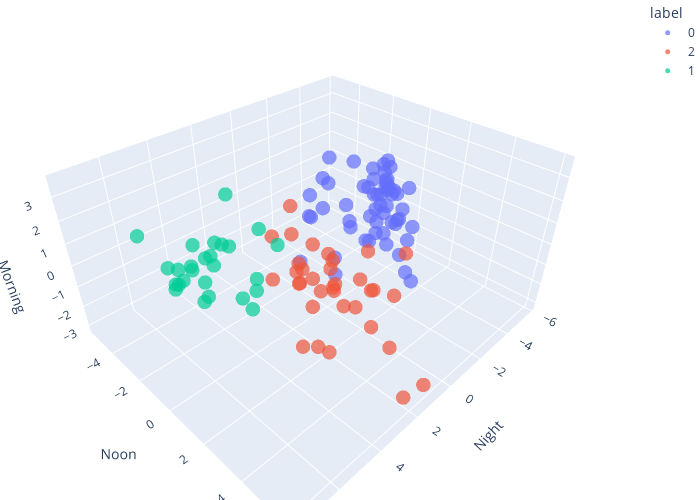

Source (notebook cell):
### Markdown cell above
#### Viz

### Code cell
def visualizing_results(Z, label):
    pca_df = pd.DataFrame(Z, columns=['PC1', 'PC2', 'PC3'], index=origin_mapper.keys()).reset_index()
    pca_df['label'] = label
    pca_df['label'] = pca_df['label'].astype(str)

    fig = px.scatter_3d(pca_df, x='PC1', y='PC2', z='PC3', 
                     color='label', 
                     hover_data={"origin": (pca_df['index'])},
                     labels={
                        "PC1": "Night",
                        "PC2": "Noon",
                        "PC3": "Morning",
                    },
                     opacity=0.7,
                    size_max=1,
                     width = 700, height = 500
                     ).update_layout(margin=dict(l=0, r=0, b=0, t=0)
                    ).update_traces(marker_size = 5)
    
    fig.show()


visualizing_results(Z, kmeans.labels_)

### Figure 1 — Plotly figure (JSON) as saved in the notebook; plotly's stock layout.template omitted (floating-point values rounded to 4 significant figures)
{"data": [{"customdata": [["Banxin"], ["Beitou"], ["Cailiao"], ["Dahu_Park"], ["Danfeng"], ["Dapinglin"], ["Dingpu"], ["Dingxi"], ["Donghu"], ["Far_Eastern_Hospital"], ["Fuxinggang"], ["Fuzhong"], ["Haishan"], ["Hongshulin"], ["Houshanpi"], ["Huilong"], ["Huzhou"], ["Jiangzicui"], ["Jingan"], ["Jingmei"], ["Jingping"], ["Linguang"], ["Liuzhangli"], ["Luzhou"], ["Mingde"], ["Muzha"], ["Nanshijiao"], ["Neihu"], ["Qilian"], ["Qiyan"], ["Qizhang"], ["Sanchong"], ["Sanchong_Elementary_School"], ["Sanhe_Junior_High_School"], ["Sanmin_Senior_High_School"], ["St.lgnatius_High_School"], ["Taipei_Bridge"], ["Taipei_Nangang_Exhibition_Center"], ["Tamsui"], ["Touqianzhuang"], ["Tucheng"], ["Wanfang_Community"], ["Wanfang_Hospital"], ["Wanlong"], ["Wende"], ["Xindian"], ["Xindian_District_Office"], ["Xingfu"], ["Xinhai"], ["Xinpu"], ["Xinzhuang"], ["Xiulang_Bridge"], ["Yongan_Market"], ["Yongning"], ["Zhonghe"], ["Zhuwei"]], "hovertemplate": "label=0<br>Night=%{x}<br>Noon=%{y}<br>Morning=%{z}<br>origin=%{customdata[0]}<extra></extra>", "legendgroup": "0", "marker": {"color": "#636efa", "opacity": 0.7, "size": 5, "symbol": "circle"}, "mode": "markers", "name": "0", "scene": "scene", "showlegend": true, "type": "scatter3d", "x": [-0.655, -2.582, -3.238, -3.37, -4.898, -0.5364, -2.766, -3.722, -3.505, -3.796, -3.218, -2.259, -4.677, -3.106, -1.36, -4.636, -2.27, -3.245, -4.486, -1.673, -1.8, -3.656, -0.02275, -5.751, -2.052, -2.807, -5.041, -2.284, -3.695, -2.036, -2.39, -1.467, -4.535, -5.005, -4.838, -4.369, -1.053, -0.2751, -1.545, -1.61, -4.14, -4.118, -2.705, -3.311, -0.8677, -3.629, -3.626, -2.443, -4.548, -3.437, -2.289, -4.242, -4.137, -3.602, -1.112, -2.537], "y": [-1.753, 1.977, -1.01, 0.5359, -1.905, -0.1257, -3.876, 0.4327, -0.7767, -0.4711, 0.1721, 0.5473, -0.8748, 0.9345, 0.9835, -1.614, 0.05515, -0.7599, -0.6407, 1.628, -0.7128, 0.8265, -0.9965, -1.744, 2.727, 1.883, -1.042, 0.5671, 1.034, -0.6332, 0.8825, -1.44, -1.018, -1.303, -1.003, -0.706, 0.2716, -1.944, 1.146, -1.885, -0.1454, -1.132, 1.561, 0.2389, -0.3766, 0.7137, 0.6274, -2.718, -0.8426, -0.2225, -2.189, -0.129, -0.3236, -0.5775, 0.1116, 2.188], "z": [0.1643, -0.1921, 0.8748, -0.3313, 0.7876, -1.095, -0.5516, 0.8897, -0.6635, -0.08376, 0.04807, 1.486, 0.4673, -0.114, -0.1142, 0.456, -0.9722, 0.913, 0.3538, -0.1223, 0.6703, 0.3178, 0.7375, 0.9407, -1.593, -1.998, 1.129, 0.1992, 1.42, -0.5087, -0.2749, 1.546, 1.454, 0.7856, 0.6091, 0.8148, 3.303, -2.118, 0.2625, 0.09428, 0.4614, 0.05967, -1.201, 0.3833, -2.292, -0.2004, -0.287, 0.9151, 0.3611, 0.6798, 2.161, 0.6079, 0.7321, -0.2466, 0.5531, 0.5753]}, {"customdata": [["Beimen"], ["Chiang_Kai-Shek_Memorial_Hall"], ["Daan_Park"], ["Dazhi"], ["Dongmen"], ["Fu_Jen_University"], ["Gongguan"], ["Guandu"], ["Guting"], ["Jiantan"], ["Kunyang"], ["Longshan_Temple"], ["Minquan_W._Rd."], ["NTU_Hospital"], ["Nangang"], ["Shandao_Temple"], ["Shilin"], ["Shipai"], ["Shisizhang"], ["Shuanglian"], ["Songshan_Airport"], ["Taipei_Main_Station"], ["Taipei_Zoo"], ["Taipower_Building"], ["Technology_Building"], ["Xiaobitan"], ["Xiaonanmen"], ["Ximen"], ["Xinbeitou"], ["Xinpu_Minsheng"], ["Yongchun"], ["Yuanshan"], ["Zhishan"], ["Zhongyi"]], "hovertemplate": "label=2<br>Night=%{x}<br>Noon=%{y}<br>Morning=%{z}<br>origin=%{customdata[0]}<extra></extra>", "legendgroup": "2", "marker": {"color": "#EF553B", "opacity": 0.7, "size": 5, "symbol": "circle"}, "mode": "markers", "name": "2", "scene": "scene", "showlegend": true, "type": "scatter3d", "x": [2.542, 2.928, 1.519, 1.275, 3.337, 0.7303, 4.04, 0.3869, 2.074, 3.259, 0.7632, -0.7043, 3.31, 2.505, 0.1838, 3.704, 1.647, -0.2185, -0.7451, 3.569, 1.5, 2.309, 0.8186, 2.204, 1.564, -0.03373, 2.089, 4.778, 1.006, 1.538, 0.5347, -0.2626, 0.8406, -0.07731], "y": [0.8658, 2.368, 2.3, 1.511, 2.511, 2.371, 2.615, 0.7355, 1.231, 1.443, -0.8797, 3.286, 0.429, 6.016, 0.1963, 2.382, 2.978, 3.289, 1.74, 3.128, 3.641, 2.436, 5.713, 0.8207, -0.067, 2.425, 2.14, 2.26, 4.182, -0.4815, 0.6595, 1.858, -0.02305, 0.3568], "z": [0.3656, -2.093, -1.023, -0.7221, 0.1751, -0.161, 1.636, -1.839, -0.01622, 2.614, -2.128, 0.7615, 0.1877, -2.24, -0.3733, -1.54, -0.5872, -0.9577, -1.895, 1.347, -1.217, 1.568, -3.167, 0.2742, -0.2598, -1.077, -3.123, 3.636, -2.218, 2.141, -0.6836, 0.3668, 0.3041, -1.961]}, {"customdata": [["Daan"], ["Gangqian"], ["Jiannan_Rd."], ["Nangang_Software_Park"], ["Nanjing_Fuxing"], ["Nanjing_Sanmin"], ["New_Taipei_Industrial_Park"], ["Qiaohe"], ["Songjiang_Nanjing"], ["Songshan"], ["Sun_Yat-Sen_Memorial_Hall"], ["Taipei_101/World_Trade_Center"], ["Taipei_Arena"], ["Taipei_City_Hall"], ["Xiangshan"], ["Xianse_Temple"], ["Xihu"], ["Xingtian_Temple"], ["Xinyi_Anhe"], ["Zhongshan"], ["Zhongshan_Elementary_School"], ["Zhongshan_Junior_High_School"], ["Zhongxiao_Dunhua"], ["Zhongxiao_Fuxing"], ["Zhongxiao_Xinsheng"], ["Zhongyuan"]], "hovertemplate": "label=1<br>Night=%{x}<br>Noon=%{y}<br>Morning=%{z}<br>origin=%{customdata[0]}<extra></extra>", "legendgroup": "1", "marker": {"color": "#00cc96", "opacity": 0.7, "size": 5, "symbol": "circle"}, "mode": "markers", "name": "1", "scene": "scene", "showlegend": true, "type": "scatter3d", "x": [3.939, 3.657, 5.127, 4.232, 5.11, 2.613, 3.238, 4.113, 5.291, 2.437, 5.381, 6.007, 4.453, 6.189, 3.023, 1.538, 4.129, 3.677, 4.185, 7.561, 2.955, 1.299, 7.484, 6.95, 5.096, 2.376], "y": [-0.07206, -4.497, -0.6307, -5.09, -1.979, -1.398, -4.842, -4.97, -1.135, -3.23, -0.09268, -1.706, -2.162, -1.039, -2.994, -4.641, -4.481, -0.0896, -1.725, 0.8717, -0.6424, -1.586, -0.8265, 1.772, 0.9682, -5.375], "z": [-1.145, -1.645, 1.62, -2.91, 0.282, -1.184, -0.9252, -2.644, -0.6127, 1.879, 1.639, 0.2781, -1.466, 1.385, -0.09194, -1.727, -2.139, -0.4215, 1.181, 3.2, 1.707, -0.2615, 3.466, 2.839, 0.6763, -2.33]}], "layout": {"height": 500, "legend": {"title": {"text": "label"}, "tracegroupgap": 0}, "margin": {"b": 0, "l": 0, "r": 0, "t": 0}, "scene": {"domain": {"x": [0, 1], "y": [0, 1]}, "xaxis": {"title": {"text": "Night"}}, "yaxis": {"title": {"text": "Noon"}}, "zaxis": {"title": {"text": "Morning"}}}, "width": 700}}
